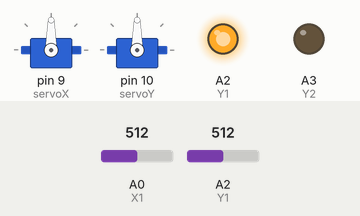
This sketch was run on a simulated Arduino Uno, built with avr-gcc and run on an emulated ATmega328P. On the bench: 2 × servo, output pins drawn as LEDs (lit = HIGH). The test bench sets the inputs (shaded band); at power-on: A0 (X1) = 512, A2 (Y1) = 512. What the sketch prints to the serial monitor is not drawn.

Above: at 0.1 s.
Timing chart, 0 to 1.6 s (numbered marks = the images above):
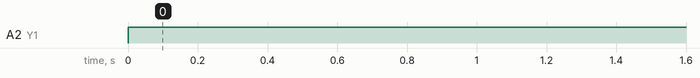

The sketch:

2_arm_motion.ino
```cpp
#include <Servo.h>

// Define your Touch screen connections
#define X1 A0
#define X2 A1
#define Y1 A2
#define Y2 A3

// Define your screen resolution as per your Touch screen (Max: 1024)
#define Xresolution 320
#define Yresolution 240
#define k1 1
#define k2 2
#define maxx 160
#define maxy 120


Servo servoX; // Define X-axis servo
Servo servoY; // Define Y-axis servo

void setup() {
  Serial.begin(9600);
  servoX.attach(9); // Attach servo to pin 9
  servoY.attach(10); // Attach servo to pin 10
}
int i = 0;
int x, y, x1, y1, movx, movy;
void loop() {
  // Touch coordinates are stored in X, Y variables
  // Read X axis touch position
  pinMode(Y1, INPUT);
  pinMode(Y2, INPUT);
  digitalWrite(Y2, LOW);
  pinMode(X1, OUTPUT);
  digitalWrite(X1, HIGH);
  pinMode(X2, OUTPUT);
  digitalWrite(X2, LOW);
  x = (map(analogRead(Y1), 0, 1023, 0, Xresolution)+i*x)/(i+1); // Map analog value to screen resolution

  // Read Y axis touch position
  pinMode(X1, INPUT);
  pinMode(X2, INPUT);
  digitalWrite(X2, LOW);
  pinMode(Y1, OUTPUT);
  digitalWrite(Y1, HIGH);
  pinMode(Y2, OUTPUT);
  digitalWrite(Y2, LOW);
  y = (map(analogRead(X1), 0, 1023, 0, Yresolution)+i*y)/(i+1); // Map analog value to screen resolution

  // Control servos based on X and Y coordinates
  if (i == 3) {
  if (x-x1 < maxx && x-x1 > -1*maxx) {
    movx = k1*x + k2*(x-x1);
  }
  else movx = k1*x;
  if (y-y1 < maxy && y-y1 > -1*maxy) {
    movy = k1*y + k2*(y-y1);
  }
  else movy = k1*y;
  if (movx > Xresolution) {
    movx = Xresolution;
  }
  else if (movx < 0) {
    movx = 0;
  }
  if (movy > Yresolution) {
    movy = Yresolution;
  } else if (movy < 0) {
    movy = 0;
  }

  int servoXPos = map(movx, 0, Xresolution, 0, 180); // Map X coordinate to servo position
  int servoYPos = map(movy, 0, Yresolution, 0, 180); // Map Y coordinate to servo position
  servoX.write(servoXPos); // Move X-axis servo
  servoY.write(servoYPos); // Move Y-axis servo
  x1 = x;
  y1 = y;
  int i = -1;
  }

  // Display X and Y on Serial Monitor
  Serial.print("X = ");
  Serial.print(x);
  Serial.print(" Y = ");
  Serial.println(y);

  delay(100);
  i++;
}
```

Measured:
- by itself, A2 (Y1): LOW → HIGH at 0.00 s
